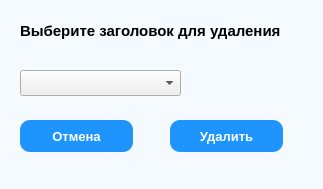
<?xml version="1.0" encoding="UTF-8"?>
<ui version="4.0">
 <class>Dialog</class>
 <widget class="QDialog" name="Dialog">
  <property name="geometry">
   <rect>
    <x>0</x>
    <y>0</y>
    <width>323</width>
    <height>189</height>
   </rect>
  </property>
  <property name="windowTitle">
   <string>Удалить новость</string>
  </property>
  <property name="styleSheet">
   <string notr="true">QDialog {
	background: #F5FaFE;
}

QLabel {
	font-weight: bold;
	font-size: 15px;
}

QPushButton {
	border-radius: 10px;
	background: #1E95FE;
	color: white;
	font-weight: bold;
	font-size: 13px;
}</string>
  </property>
  <widget class="QLabel" name="deleteTitle">
   <property name="geometry">
    <rect>
     <x>20</x>
     <y>20</y>
     <width>281</width>
     <height>21</height>
    </rect>
   </property>
   <property name="text">
    <string>Выберите заголовок для удаления</string>
   </property>
  </widget>
  <widget class="QComboBox" name="titleComboBox">
   <property name="geometry">
    <rect>
     <x>20</x>
     <y>70</y>
     <width>161</width>
     <height>26</height>
    </rect>
   </property>
  </widget>
  <widget class="QPushButton" name="cancelBtn">
   <property name="geometry">
    <rect>
     <x>20</x>
     <y>120</y>
     <width>113</width>
     <height>32</height>
    </rect>
   </property>
   <property name="text">
    <string>Отмена</string>
   </property>
  </widget>
  <widget class="QPushButton" name="deleteBtn">
   <property name="geometry">
    <rect>
     <x>170</x>
     <y>120</y>
     <width>113</width>
     <height>32</height>
    </rect>
   </property>
   <property name="text">
    <string>Удалить</string>
   </property>
  </widget>
 </widget>
 <resources/>
 <connections/>
</ui>
